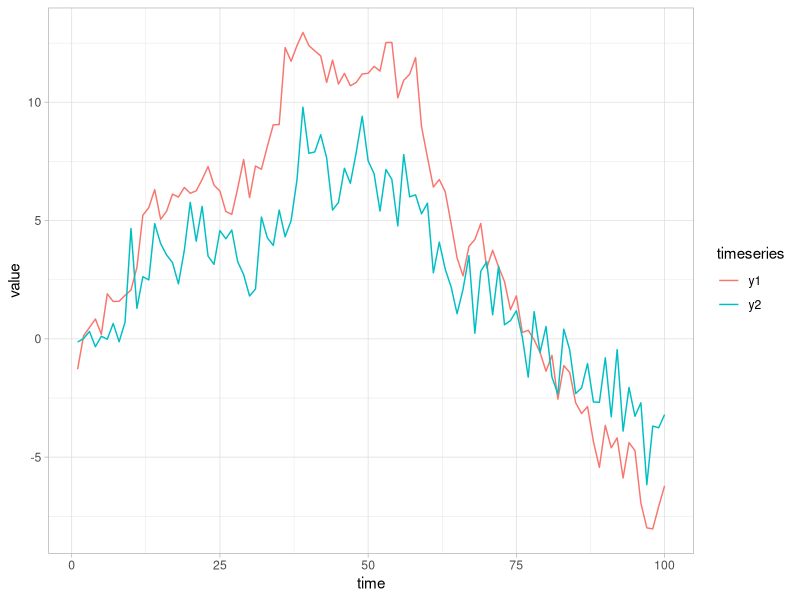
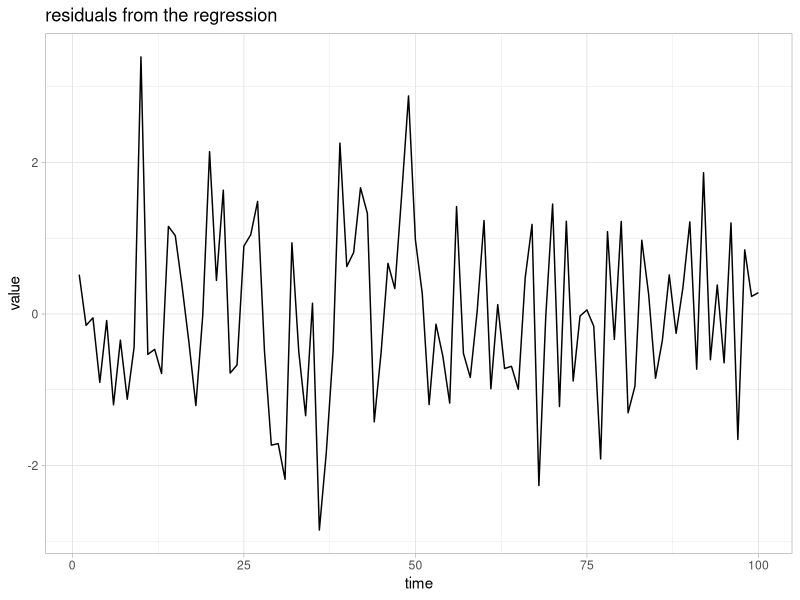

Source code (R) for these figures, in order:
## ---- chunk 1
knitr::opts_chunk$set(cache=FALSE,
                      message=FALSE, warning=FALSE,
                      fig.path='figs/',
                      cache.path = '_cache/')
library(ggplot2)
library(dplyr)
library(forecast)
## ---- chunk 2
set.seed(654321)
n = 100
e1 <- rnorm(n)
e2 <- rnorm(n)
y1 <- cumsum(e1)
y2 <- 0.6*y1+e2

plot_data <- data.frame(
  value = c(y1,y2),
  time = c(1:n,1:n),
  timeseries = c(rep('y1',n),rep('y2',n))
)

ts_plot <- plot_data %>%
  ggplot(aes(time,value,color=timeseries)) +
  geom_line() +
  theme_light()
ts_plot
## ---- chunk 3
reg <- lm(y2 ~ y1)
## ---- chunk 4
plot_data <- data.frame(
  value = residuals(reg),
  time = 1:n
)

res_plot <- plot_data %>%
  ggplot(aes(time,value)) +
  geom_line() +
  theme_light() +
  ggtitle('residuals from the regression')
res_plot
## ---- chunk 5
library(urca)
DFO <- ur.df(residuals(reg))
summary(DFO)
## ---- chunk 6
error <- residuals(reg)
error.lagged <- error[-c(n-1,n)]
dy1 <- diff(y1)
dy2 <- diff(y2)
diff.dat <- data.frame(embed(cbind(dy1,dy2),2))
colnames(diff.dat) <- c('dy1','dy2','dy1.1','dy2.1')
ecm.reg <- lm(dy2 ~ dy1.1 + dy2.1 + error.lagged,data = diff.dat)
## ---- chunk 7
summary(ecm.reg)
